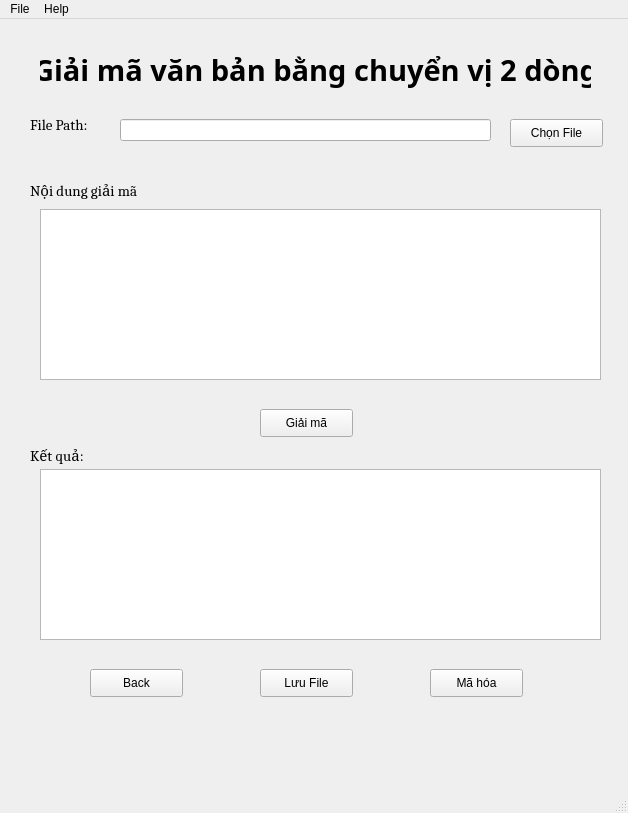
<?xml version="1.0" encoding="UTF-8"?>
<ui version="4.0">
 <class>MainWindow</class>
 <widget class="QMainWindow" name="MainWindow">
  <property name="geometry">
   <rect>
    <x>0</x>
    <y>0</y>
    <width>628</width>
    <height>813</height>
   </rect>
  </property>
  <property name="windowTitle">
   <string>MainWindow</string>
  </property>
  <widget class="QWidget" name="centralwidget">
   <widget class="QPushButton" name="btnMaHoaChuyenViNhieuDong">
    <property name="geometry">
     <rect>
      <x>430</x>
      <y>650</y>
      <width>93</width>
      <height>28</height>
     </rect>
    </property>
    <property name="font">
     <font>
      <pointsize>9</pointsize>
     </font>
    </property>
    <property name="text">
     <string>Mã hóa</string>
    </property>
   </widget>
   <widget class="QPushButton" name="btnGiaiMaChuyenViNhieuDong">
    <property name="geometry">
     <rect>
      <x>260</x>
      <y>390</y>
      <width>93</width>
      <height>28</height>
     </rect>
    </property>
    <property name="font">
     <font>
      <pointsize>9</pointsize>
     </font>
    </property>
    <property name="text">
     <string>Giải mã</string>
    </property>
   </widget>
   <widget class="QPushButton" name="btnBack">
    <property name="geometry">
     <rect>
      <x>90</x>
      <y>650</y>
      <width>93</width>
      <height>28</height>
     </rect>
    </property>
    <property name="font">
     <font>
      <pointsize>9</pointsize>
     </font>
    </property>
    <property name="text">
     <string>Back</string>
    </property>
   </widget>
   <widget class="QPushButton" name="btnChonFile">
    <property name="geometry">
     <rect>
      <x>510</x>
      <y>100</y>
      <width>93</width>
      <height>28</height>
     </rect>
    </property>
    <property name="font">
     <font>
      <pointsize>9</pointsize>
     </font>
    </property>
    <property name="text">
     <string>Chọn File</string>
    </property>
   </widget>
   <widget class="QPushButton" name="btnSave">
    <property name="geometry">
     <rect>
      <x>260</x>
      <y>650</y>
      <width>93</width>
      <height>28</height>
     </rect>
    </property>
    <property name="font">
     <font>
      <pointsize>9</pointsize>
     </font>
    </property>
    <property name="text">
     <string>Lưu File</string>
    </property>
   </widget>
   <widget class="QTextEdit" name="result">
    <property name="geometry">
     <rect>
      <x>40</x>
      <y>450</y>
      <width>561</width>
      <height>171</height>
     </rect>
    </property>
   </widget>
   <widget class="QTextEdit" name="input">
    <property name="geometry">
     <rect>
      <x>40</x>
      <y>190</y>
      <width>561</width>
      <height>171</height>
     </rect>
    </property>
   </widget>
   <widget class="QLabel" name="label">
    <property name="geometry">
     <rect>
      <x>40</x>
      <y>0</y>
      <width>551</width>
      <height>101</height>
     </rect>
    </property>
    <property name="font">
     <font>
      <family>Sitka Heading Semibold</family>
      <pointsize>22</pointsize>
      <weight>75</weight>
      <bold>true</bold>
     </font>
    </property>
    <property name="text">
     <string>Giải mã văn bản bằng chuyển vị 2 dòng</string>
    </property>
    <property name="alignment">
     <set>Qt::AlignCenter</set>
    </property>
   </widget>
   <widget class="QLineEdit" name="EdtPath">
    <property name="geometry">
     <rect>
      <x>120</x>
      <y>100</y>
      <width>371</width>
      <height>22</height>
     </rect>
    </property>
   </widget>
   <widget class="QLabel" name="label_2">
    <property name="geometry">
     <rect>
      <x>30</x>
      <y>90</y>
      <width>81</width>
      <height>31</height>
     </rect>
    </property>
    <property name="font">
     <font>
      <family>Cambria</family>
      <pointsize>11</pointsize>
      <weight>50</weight>
      <bold>false</bold>
     </font>
    </property>
    <property name="text">
     <string>File Path:</string>
    </property>
   </widget>
   <widget class="QLabel" name="label_3">
    <property name="geometry">
     <rect>
      <x>30</x>
      <y>150</y>
      <width>171</width>
      <height>41</height>
     </rect>
    </property>
    <property name="font">
     <font>
      <family>Cambria</family>
      <pointsize>11</pointsize>
      <weight>50</weight>
      <bold>false</bold>
     </font>
    </property>
    <property name="text">
     <string>Nội dung giải mã</string>
    </property>
   </widget>
   <widget class="QLabel" name="label_4">
    <property name="geometry">
     <rect>
      <x>30</x>
      <y>420</y>
      <width>141</width>
      <height>31</height>
     </rect>
    </property>
    <property name="font">
     <font>
      <family>Cambria</family>
      <pointsize>11</pointsize>
      <weight>50</weight>
      <bold>false</bold>
     </font>
    </property>
    <property name="text">
     <string>Kết quả:</string>
    </property>
   </widget>
  </widget>
  <widget class="QMenuBar" name="menubar">
   <property name="geometry">
    <rect>
     <x>0</x>
     <y>0</y>
     <width>628</width>
     <height>26</height>
    </rect>
   </property>
   <widget class="QMenu" name="menuFile">
    <property name="title">
     <string>File</string>
    </property>
    <addaction name="actionOpen_File"/>
    <addaction name="actionSave_File"/>
    <addaction name="separator"/>
    <addaction name="actionExit"/>
   </widget>
   <widget class="QMenu" name="menuHelp">
    <property name="title">
     <string>Help</string>
    </property>
   </widget>
   <addaction name="menuFile"/>
   <addaction name="menuHelp"/>
  </widget>
  <widget class="QStatusBar" name="statusbar"/>
  <action name="actionOpen_File">
   <property name="text">
    <string>Open File</string>
   </property>
  </action>
  <action name="actionSave_File">
   <property name="text">
    <string>Save File</string>
   </property>
  </action>
  <action name="actionExit">
   <property name="text">
    <string>Exit</string>
   </property>
  </action>
 </widget>
 <resources/>
 <connections/>
</ui>
